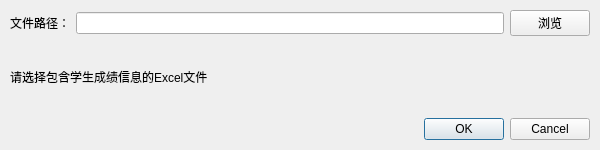
<?xml version="1.0" encoding="UTF-8"?>
<ui version="4.0">
 <class>ImportDialog</class>
 <widget class="QDialog" name="ImportDialog">
  <property name="geometry">
   <rect>
    <x>0</x>
    <y>0</y>
    <width>600</width>
    <height>150</height>
   </rect>
  </property>
  <property name="windowTitle">
   <string>导入成绩文件</string>
  </property>
  <widget class="QWidget" name="verticalLayoutWidget">
   <property name="geometry">
    <rect>
     <x>10</x>
     <y>10</y>
     <width>580</width>
     <height>130</height>
    </rect>
   </property>
   <layout class="QVBoxLayout" name="verticalLayout">
    <item>
     <layout class="QHBoxLayout" name="horizontalLayout">
      <item>
       <widget class="QLabel" name="label">
        <property name="text">
         <string>文件路径：</string>
        </property>
       </widget>
      </item>
      <item>
       <widget class="QLineEdit" name="filePathEdit">
        <property name="readOnly">
         <bool>true</bool>
        </property>
       </widget>
      </item>
      <item>
       <widget class="QPushButton" name="browseBtn">
        <property name="text">
         <string>浏览</string>
        </property>
       </widget>
      </item>
     </layout>
    </item>
    <item>
     <widget class="QLabel" name="label_2">
      <property name="text">
       <string>请选择包含学生成绩信息的Excel文件</string>
      </property>
     </widget>
    </item>
    <item>
     <widget class="QDialogButtonBox" name="buttonBox">
      <property name="orientation">
       <enum>Qt::Horizontal</enum>
      </property>
      <property name="standardButtons">
       <set>QDialogButtonBox::Cancel|QDialogButtonBox::Ok</set>
      </property>
     </widget>
    </item>
   </layout>
  </widget>
 </widget>
 <resources/>
 <connections/>
</ui>
